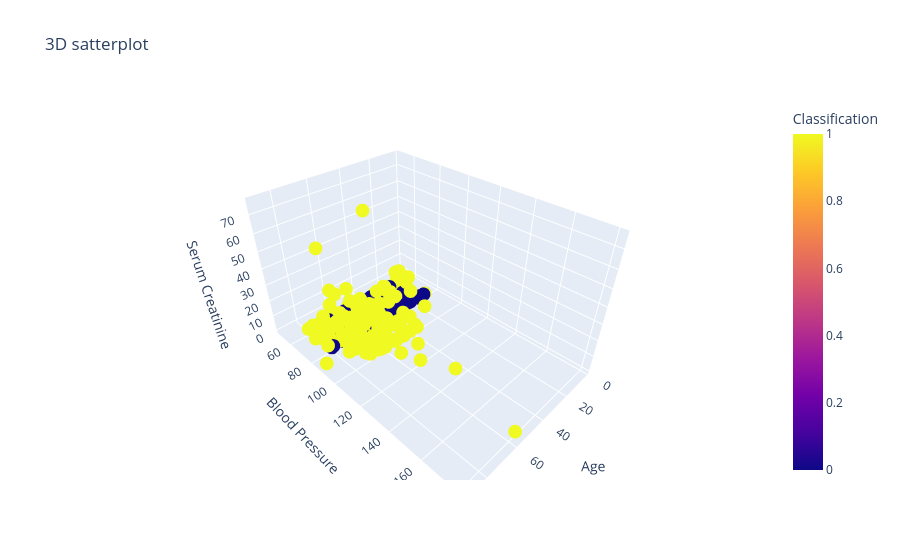

Notebook code for this chart:
### Code cell
fig = px.scatter_3d(df,x="Age",y="Blood Pressure",z="Serum Creatinine",color="Classification",title="3D satterplot")
fig.show()

### Figure 1 — Plotly figure (JSON) as saved in the notebook; plotly's stock layout.template omitted (floating-point values rounded to 4 significant figures; data arrays with more than 128 entries replaced by an {"elided": "..."} marker saying what was removed)
{"data": [{"hovertemplate": "Age=%{x}<br>Blood Pressure=%{y}<br>Serum Creatinine=%{z}<br>Classification=%{marker.color}<extra></extra>", "legendgroup": "", "marker": {"color": {"elided": "400 int values"}, "coloraxis": "coloraxis", "symbol": "circle"}, "mode": "markers", "name": "", "scene": "scene", "showlegend": false, "type": "scatter3d", "x": {"elided": "400 int values"}, "y": {"elided": "400 int values"}, "z": {"elided": "400 float values"}}], "layout": {"coloraxis": {"colorbar": {"title": {"text": "Classification"}}, "colorscale": [[0, "#0d0887"], [0.1111, "#46039f"], [0.2222, "#7201a8"], [0.3333, "#9c179e"], [0.4444, "#bd3786"], [0.5556, "#d8576b"], [0.6667, "#ed7953"], [0.7778, "#fb9f3a"], [0.8889, "#fdca26"], [1, "#f0f921"]]}, "legend": {"tracegroupgap": 0}, "scene": {"domain": {"x": [0, 1], "y": [0, 1]}, "xaxis": {"title": {"text": "Age"}}, "yaxis": {"title": {"text": "Blood Pressure"}}, "zaxis": {"title": {"text": "Serum Creatinine"}}}, "title": {"text": "3D satterplot"}}}
